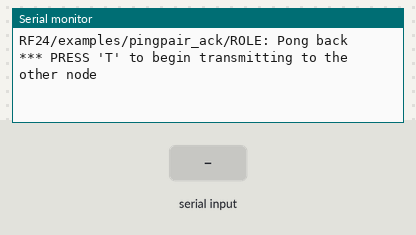
Recording of a sketch running on a simulated ESP32. On the bench: the last lines printed to the serial monitor. Inputs (shaded band) come from the test bench. No radio packets arrive unless stated.

Above: at 1.2 s.
1.3 s: "T" received over Serial
At 2.1 s:
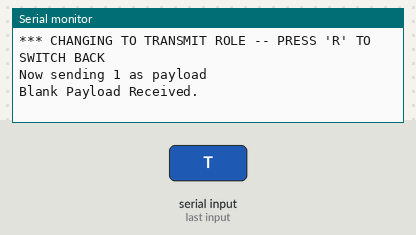
2.8 s: "R" received over Serial
At 4.3 s:
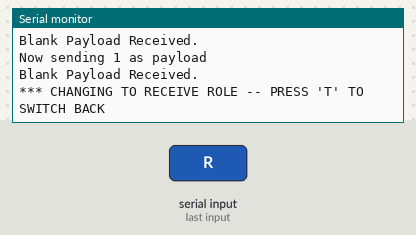

The sketch:

new_ping_pair_ack_NO_DETAILS.ino
```cpp
/*
  // March 2014 - TMRh20 - Updated along with High Speed RF24 Library fork
  // Parts derived from examples by J. Coliz <maniacbug@ymail.com>
*/
/**
 * Example for efficient call-response using ack-payloads
 *
 * This example continues to make use of all the normal functionality of the radios including
 * the auto-ack and auto-retry features, but allows ack-payloads to be written optionally as well.
 * This allows very fast call-response communication, with the responding radio never having to
 * switch out of Primary Receiver mode to send back a payload, but having the option to if wanting
 * to initiate communication instead of respond to a commmunication.
 */


#include <SPI.h>
#include "nRF24L01.h"
#include "RF24.h"

// Hardware configuration: Set up nRF24L01 radio on SPI bus plus pins 7 & 8
RF24 radio(27,5);

// Topology
const uint64_t pipes[2] = { 0xABCDABCD71LL, 0x544d52687CLL };              // Radio pipe addresses for the 2 nodes to communicate.

// Role management: Set up role.  This sketch uses the same software for all the nodes
// in this system.  Doing so greatly simplifies testing.

typedef enum { role_ping_out = 1, role_pong_back } role_e;                 // The various roles supported by this sketch
const char* role_friendly_name[] = { "invalid", "Ping out", "Pong back"};  // The debug-friendly names of those roles
role_e role = role_pong_back;                                              // The role of the current running sketch

// A single byte to keep track of the data being sent back and forth
byte counter = 1;

void setup(){

  Serial.begin(115200);
  Serial.print("RF24/examples/pingpair_ack/ROLE: ");
  Serial.println(role_friendly_name[role]);
  Serial.println("*** PRESS 'T' to begin transmitting to the other node");

  // Setup and configure rf radio

  radio.begin();
  radio.setAutoAck(1);                    // Ensure autoACK is enabled
  radio.enableAckPayload();               // Allow optional ack payloads
  radio.setRetries(0,15);                 // Smallest time between retries, max no. of retries
  radio.setPayloadSize(1);                // Here we are sending 1-byte payloads to test the call-response speed
  radio.openWritingPipe(pipes[1]);        // Both radios listen on the same pipes by default, and switch when writing
  radio.openReadingPipe(1,pipes[0]);
  radio.startListening();                 // Start listening
  //radio.printDetails();                   // Dump the configuration of the rf unit for debugging
}

void loop(void) {

  if (role == role_ping_out){

    radio.stopListening();                                  // First, stop listening so we can talk.

    Serial.print("Now sending ");
    Serial.print(counter);
    Serial.println(" as payload ");
    byte gotByte;
    unsigned long time = micros();                          // Take the time, and send it.  This will block until complete
                                                            //Called when STANDBY-I mode is engaged (User is finished sending)
    if (!radio.write( &counter, 1 )){
      Serial.println("failed.");
    }else{

      if(!radio.available()){
        Serial.println("Blank Payload Received.");
      }else{
        while(radio.available() ){
          unsigned long tim = micros();
          radio.read( &gotByte, 1 );
          Serial.print("Got response ");
          Serial.print(gotByte);
          Serial.print(" microseconds ");
          Serial.println(tim-time);
          counter++;
        }
      }

    }
    // Try again later
    delay(1000);
  }

  // Pong back role.  Receive each packet, dump it out, and send it back

  if ( role == role_pong_back ) {
    byte pipeNo;
    byte gotByte;                                       // Dump the payloads until we've gotten everything
    while( radio.available(&pipeNo)){
      radio.read( &gotByte, 1 );
      radio.writeAckPayload(pipeNo,&gotByte, 1 );
   }
 }

  // Change roles

  if ( Serial.available() )
  {
    char c = toupper(Serial.read());
    if ( c == 'T' && role == role_pong_back )
    {
      Serial.println("*** CHANGING TO TRANSMIT ROLE -- PRESS 'R' TO SWITCH BACK");

      role = role_ping_out;                  // Become the primary transmitter (ping out)
      radio.openWritingPipe(pipes[0]);
      radio.openReadingPipe(1,pipes[1]);
    }
    else if ( c == 'R' && role == role_ping_out )
    {
      Serial.println("*** CHANGING TO RECEIVE ROLE -- PRESS 'T' TO SWITCH BACK");

       role = role_pong_back;                // Become the primary receiver (pong back)
       radio.openWritingPipe(pipes[1]);
       radio.openReadingPipe(1,pipes[0]);
       radio.startListening();
    }
  }
}
```

Measured:
- after the input at 1.3 s, the serial monitor: prints a new line at once (image 1)
- after the input at 2.8 s, the serial monitor: prints a new line after 0.51 s (image 2)
